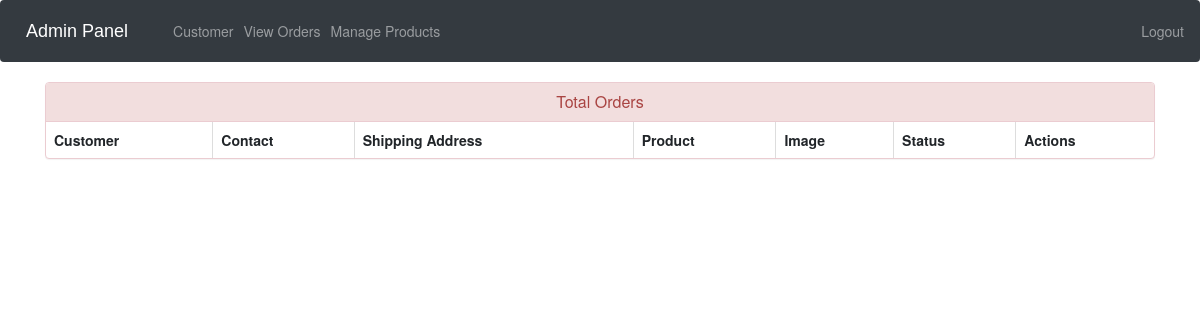
/admin-view-booking (signed in), run on an earlier commit of the app's database.
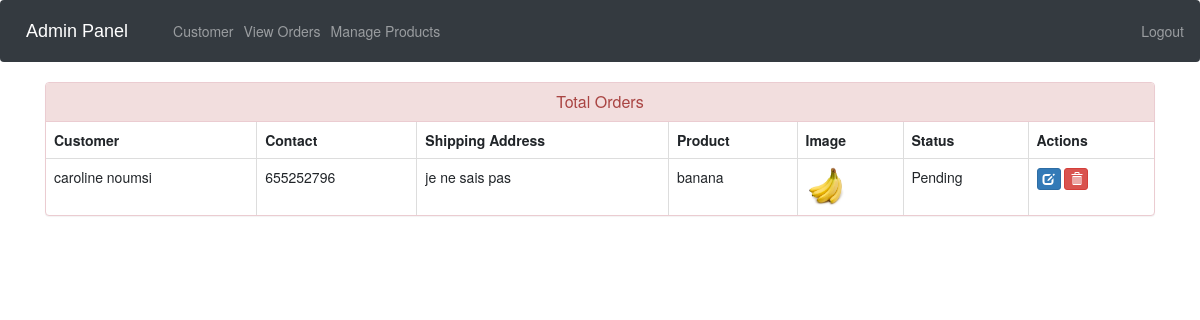
And on a later commit of the database.
### ecom/models.py (models this page shows, shortened)
class Customer(models.Model):
    user=models.OneToOneField(User,on_delete=models.CASCADE)
    profile_pic= models.ImageField(upload_to='profile_pic/CustomerProfilePic/',null=True,blank=True)
    address = models.CharField(max_length=40)
    mobile = models.CharField(max_length=20,null=False)
    @property
    def get_name(self):
        return self.user.first_name+" "+self.user.last_name

class Orders(models.Model):
    STATUS =(
        ('Pending','Pending'),
        ('Order Confirmed','Order Confirmed'),
        ('Out for Delivery','Out for Delivery'),
        ('Delivered','Delivered'),
    )
    customer=models.ForeignKey('Customer', on_delete=models.CASCADE,null=True)
    product=models.ForeignKey('Product',on_delete=models.CASCADE,null=True)
    email = models.CharField(max_length=50,null=True)
    address = models.CharField(max_length=500,null=True)
    mobile = models.CharField(max_length=20,null=True)
    order_date= models.DateField(auto_now_add=True,null=True)
    status=models.CharField(max_length=50,null=True,choices=STATUS)

class Product(models.Model):
    name=models.CharField(max_length=40)
    product_image= models.ImageField(upload_to='product_image/',null=True,blank=True)
    price = models.PositiveIntegerField()
    description=models.CharField(max_length=40)

### ecom/views.py (the view)
# urls.py: path('admin-view-booking', views.admin_view_booking_view,name='admin-view-booking'),
@login_required(login_url='adminlogin')
def admin_view_booking_view(request):
    orders = models.Orders.objects.all()
    ordered_products = []
    ordered_bys = []
    for order in orders:
        ordered_product = models.Product.objects.all().filter(id=order.product.id)
        ordered_by = models.Customer.objects.all().filter(id=order.customer.id)
        ordered_products.append(ordered_product)
        ordered_bys.append(ordered_by)
    return render(request, 'ecom/admin_view_booking.html', {'data': zip(ordered_products, ordered_bys, orders)})

### templates/ecom/admin_view_booking.html (shortened to what this page needs)
{% extends 'ecom/admin_base.html' %}
{% load static %}
{% block content %}
<head>
  <link href="//netdna.bootstrapcdn.com/bootstrap/3.0.0/css/bootstrap.min.css" rel="stylesheet" id="bootstrap-css">
</head>
<div class="container">
  <div class="panel panel-danger">
    <div class="panel-heading">
      <h6 class="panel-title">Total Orders</h6>
    </div>
    <table class="table table-hover table-bordered" id="dev-table">
      <thead>
        <tr>
          <th>Customer</th>
          <th>Contact</th>
          <th>Shipping Address</th>
          <th>Product</th>
          <th>Image</th>
          <th>Status</th>
          <th>Actions</th>
        </tr>
      </thead>
      {% for product,customer,order in data %}
      <tr>
        {% for c in customer %}
        <td> {{c.get_name}}</td>
        <td>{{c.mobile}}</td>
        <td>{{order.address}}</td>
        {% endfor %}
        {% for p in product %}
        <td> {{p.name}}</td>
        <td> <img src="{% static p.product_image.url %}" alt="Profile Pic" height="40px" width="40px" /></td>
        <td>{{order.status}}</td>
        <td><a class="btn btn-primary btn-xs" href="{% url 'update-order' order.id  %}"><span class="glyphicon glyphicon-edit"></span></a>
        <a class="btn btn-danger btn-xs" href="{% url 'delete-order' order.id  %}"><span class="glyphicon glyphicon-trash"></span></a></td>
        {% endfor %}
      </tr>
      {% endfor %}
    </table>
  </div>
</div>
{% endblock content %}

What changed in the data, as far as the page shows it:
added Orders: address "je ne sais pas", status "Pending"
added Customer: get_name "caroline noumsi", mobile "655252796"
now on this page (row edited): Product: name "banana", product_image (picture)
